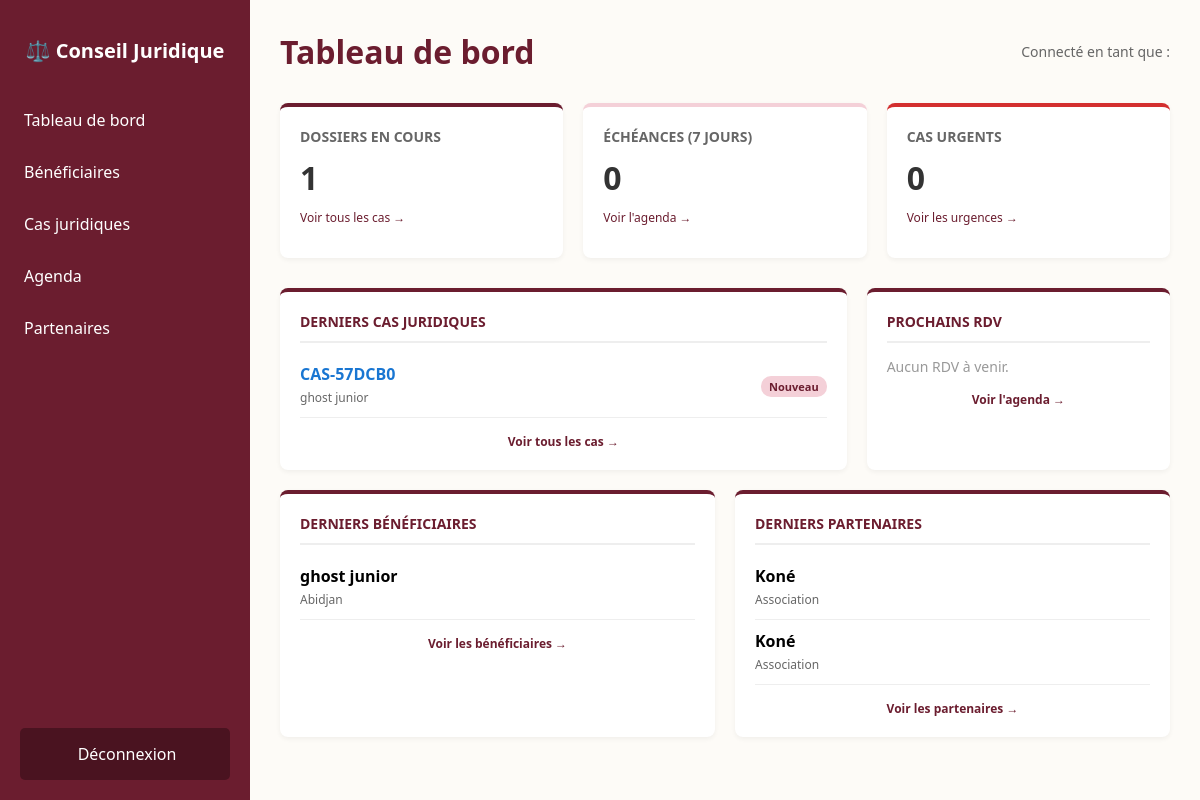
Page /dashboard/ on the earlier database version.
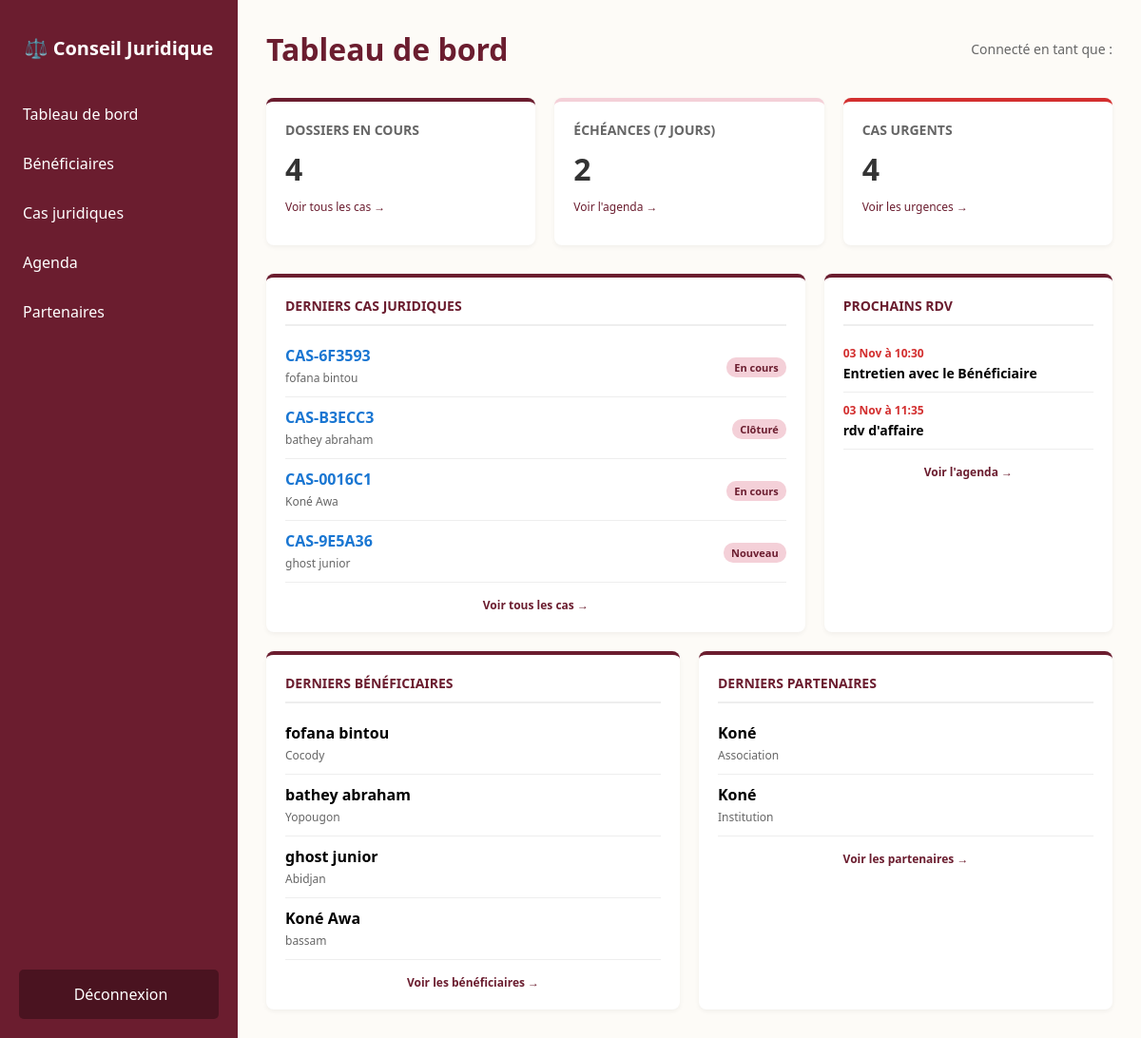
Same page on the later database version.
### core/models.py (models this page shows, shortened)
class Cas(models.Model):
    TYPE_CHOICES = [
        ('DROITS', 'Droits'),
        ('ETAT_CIVIL', 'État civil'),
        ('FONCIER', 'Foncier'),
        ('VIOLENCES', 'Violences'),
        ('AUTRE', 'Autre'),
    ]
    STATUT_CHOICES = [
        ('NOUVEAU', 'Nouveau'),
        ('EN_COURS', 'En cours'),
        ('ORIENTE', 'Orienté'),
        ('EN_ATTENTE', 'En attente'),
        ('RESOLU', 'Résolu'),
        ('CLOTURE', 'Clôturé'),
    ]
    PRIORITE_CHOICES = [
        ('NORMALE', 'Normale'),
        ('URGENTE', 'Urgente'),
    ]
    beneficiaire = models.ForeignKey(Beneficiaire, on_delete=models.CASCADE, related_name='cas')
    reference = models.CharField(max_length=50, unique=True, blank=True)
    type_cas = models.CharField(max_length=20, choices=TYPE_CHOICES, default='AUTRE')
    description = models.TextField()
    statut = models.CharField(max_length=20, choices=STATUT_CHOICES, default='NOUVEAU')
    priorite = models.CharField(max_length=20, choices=PRIORITE_CHOICES, default='NORMALE')
    date_ouverture = models.DateTimeField(auto_now_add=True)
    date_cloture = models.DateTimeField(blank=True, null=True)
    juriste = models.ForeignKey(User, on_delete=models.SET_NULL, null=True, blank=True)
    est_supprime = models.BooleanField(default=False)

class Beneficiaire(models.Model):
    nom = models.CharField(max_length=100)
    prenom = models.CharField(max_length=100)
    date_naissance = models.DateField(blank=True, null=True)
    telephone = models.CharField(max_length=20)
    adresse = models.TextField(blank=True, null=True)
    zone = models.CharField(max_length=100)
    date_enregistrement = models.DateTimeField(auto_now_add=True)
    est_supprime = models.BooleanField(default=False)

class Partenaire(models.Model):
    TYPE_CHOICES = [
        ('AVOCAT', 'Avocat'),
        ('ASSOCIATION', 'Association'),
        ('INSTITUTION', 'Institution'),
    ]
    nom = models.CharField(max_length=255)
    type_partenaire = models.CharField(max_length=20, choices=TYPE_CHOICES, default='AVOCAT')
    telephone = models.CharField(max_length=20)
    email = models.EmailField(blank=True, null=True)
    adresse = models.TextField(blank=True, null=True)
    est_supprime = models.BooleanField(default=False)

class RendezVous(models.Model):
    TYPE_CHOICES = [
        ('CONSULTATION', 'Consultation'),
        ('AUDIENCE', 'Audience'),
        ('ECHEANCE', 'Échéance'),
    ]
    cas = models.ForeignKey(Cas, on_delete=models.CASCADE, related_name='rendez_vous')
    date_heure = models.DateTimeField()
    lieu = models.CharField(max_length=255)
    objet = models.CharField(max_length=255)
    type_rdv = models.CharField(max_length=20, choices=TYPE_CHOICES, default='CONSULTATION')
    est_supprime = models.BooleanField(default=False)

### core/views.py (the view)
# urls.py: path('dashboard/', views.dashboard_view, name='dashboard'),
def dashboard_view(request):
    nombre_cas = Cas.objects.filter(est_supprime=False).count()
    nombre_urgents = Cas.objects.filter(est_supprime=False, priorite='URGENTE').count()
    aujourd_hui = timezone.now()
    dans_7_jours = aujourd_hui + datetime.timedelta(days=7)
    nombre_echeances = RendezVous.objects.filter(est_supprime=False, date_heure__range=(aujourd_hui, dans_7_jours)).count()
    derniers_benefs = Beneficiaire.objects.filter(est_supprime=False).order_by('-date_enregistrement')[:5]
    derniers_cas = Cas.objects.filter(est_supprime=False).order_by('-date_ouverture')[:5]
    prochains_rdv = RendezVous.objects.filter(est_supprime=False, date_heure__gte=aujourd_hui).order_by('date_heure')[:5]
    derniers_partenaires = Partenaire.objects.filter(est_supprime=False).order_by('-id')[:5]
    context = {
        'nombre_cas': nombre_cas,
        'nombre_urgents': nombre_urgents,
        'nombre_echeances': nombre_echeances,
        'derniers_benefs': derniers_benefs,
        'derniers_cas': derniers_cas,
        'prochains_rdv': prochains_rdv,
        'derniers_partenaires': derniers_partenaires,
    }
    return render(request, 'core/dashboard.html', context)

### core/templates/core/dashboard.html (shortened to what the changed rows need)
{% extends 'core/base.html' %}
{% block content %}
    <div class="header">
        <h1>Tableau de bord</h1>
    </div>
    <div class="cards-container">
        <a href="{% url 'cas_juridiques' %}" class="card" style="text-decoration: none; color: inherit; display: block; transition: transform 0.2s;" onmouseover="this.style.transform='scale(1.02)'" onmouseout="this.style.transform='scale(1)'">
            <h3>Dossiers en cours</h3>
            <div class="number">{{ nombre_cas }}</div>
            <p style="font-size: 12px; color: #6B1D2F; margin-top: 10px;">Voir tous les cas →</p>
        </a>
        <a href="{% url 'agenda' %}" class="card" style="text-decoration: none; color: inherit; display: block; border-top-color: #F4D0D8; transition: transform 0.2s;" onmouseover="this.style.transform='scale(1.02)'" onmouseout="this.style.transform='scale(1)'">
            <h3>Échéances (7 jours)</h3>
            <div class="number">{{ nombre_echeances }}</div>
            <p style="font-size: 12px; color: #6B1D2F; margin-top: 10px;">Voir l'agenda →</p>
        </a>
        <a href="{% url 'cas_juridiques' %}" class="card" style="text-decoration: none; color: inherit; display: block; border-top-color: #D32F2F; transition: transform 0.2s;" onmouseover="this.style.transform='scale(1.02)'" onmouseout="this.style.transform='scale(1)'">
            <h3>Cas urgents</h3>
            <div class="number">{{ nombre_urgents }}</div>
            <p style="font-size: 12px; color: #6B1D2F; margin-top: 10px;">Voir les urgences →</p>
        </a>
    </div>
    <div style="display: flex; gap: 20px; margin-bottom: 20px;">
        <div class="card" style="flex: 2;">
            <table style="width: 100%; border-collapse: collapse;">
                <tbody>
                    {% for c in derniers_cas %}
                    <tr style="border-bottom: 1px solid #eee;">
                        <td style="padding: 10px 0;">
                            <a href="{% url 'detail_cas' c.id %}" style="color: #1976D2; font-weight: bold; text-decoration: none;">{{ c.reference }}</a><br>
                            <span style="font-size: 12px; color: #666;">{{ c.beneficiaire.nom }} {{ c.beneficiaire.prenom }}</span>
                        </td>
                        <td style="padding: 10px 0; text-align: right;">
                            <span style="background: #F4D0D8; color: #6B1D2F; padding: 3px 8px; border-radius: 10px; font-size: 11px; font-weight: bold;">{{ c.get_statut_display }}</span>
                        </td>
                    </tr>
                    {% empty %}
                    <tr><td colspan="2" style="padding: 10px; text-align: center; color: #999;">Aucun cas.</td></tr>
                    {% endfor %}
                </tbody>
            </table>
        </div>
        <div class="card" style="flex: 1;">
            <h3 style="margin-top: 0; border-bottom: 2px solid #eee; padding-bottom: 10px; color: #6B1D2F;">Prochains RDV</h3>
            {% for rdv in prochains_rdv %}
            <div style="padding: 10px 0; border-bottom: 1px solid #eee;">
                <div style="font-size: 12px; color: #D32F2F; font-weight: bold;">{{ rdv.date_heure|date:"d M à H:i" }}</div>
                <div style="font-weight: bold; font-size: 14px; margin-top: 3px;">{{ rdv.objet }}</div>
            </div>
            {% empty %}
            <p style="color: #999; font-size: 14px;">Aucun RDV à venir.</p>
            {% endfor %}
            <a href="{% url 'agenda' %}" style="display: block; text-align: center; margin-top: 15px; font-size: 12px; color: #6B1D2F; font-weight: bold; text-decoration: none;">Voir l'agenda →</a>
        </div>
    </div>
    <div style="display: flex; gap: 20px;">
        <div class="card" style="flex: 1;">
            <table style="width: 100%; border-collapse: collapse;">
                <tbody>
                    {% for b in derniers_benefs %}
                    <tr style="border-bottom: 1px solid #eee;">
                        <td style="padding: 10px 0;">
                            <strong>{{ b.nom }} {{ b.prenom }}</strong><br>
                            <span style="font-size: 12px; color: #666;">{{ b.zone }}</span>
                        </td>
                    </tr>
                    {% empty %}
                    <tr><td style="padding: 10px; text-align: center; color: #999;">Aucun bénéficiaire.</td></tr>
                    {% endfor %}
                </tbody>
            </table>
        </div>
        <div class="card" style="flex: 1;">
            <table style="width: 100%; border-collapse: collapse;">
                <tbody>
                    {% for p in derniers_partenaires %}
                    <tr style="border-bottom: 1px solid #eee;">
                        <td style="padding: 10px 0;">
                            <strong>{{ p.nom }}</strong><br>
                            <span style="font-size: 12px; color: #666;">{{ p.get_type_partenaire_display }}</span>
                        </td>
                    </tr>
                    {% empty %}
                    <tr><td style="padding: 10px; text-align: center; color: #999;">Aucun partenaire.</td></tr>
                    {% endfor %}
                </tbody>
            </table>
        </div>
    </div>
{% endblock %}

Differences in the rows shown:
no longer on this page (row edited): Cas: reference "CAS-57DCB0", beneficiaire.nom "ghost", beneficiaire.prenom "junior", statut "Nouveau"
added Cas: reference "CAS-6F3593", beneficiaire.nom "fofana", beneficiaire.prenom "bintou", statut "En cours"
added Cas: reference "CAS-B3ECC3", beneficiaire.nom "bathey", beneficiaire.prenom "abraham", statut "Clôturé"
added Cas: reference "CAS-0016C1", beneficiaire.nom "Koné", beneficiaire.prenom "Awa", statut "En cours"
now on this page (row edited): Cas: reference "CAS-9E5A36", beneficiaire.nom "ghost", beneficiaire.prenom "junior", statut "Nouveau"
added RendezVous: date_heure "03 Nov à 10:30", objet "Entretien avec le Bénéficiaire"
added RendezVous: date_heure "03 Nov à 11:35", objet "rdv d'affaire"
added Beneficiaire: nom "fofana", prenom "bintou", zone "Cocody"
added Beneficiaire: nom "bathey", prenom "abraham", zone "Yopougon"
now on this page (row edited): Beneficiaire: nom "Koné", prenom "Awa", zone "bassam"
changed Partenaire: type_partenaire "Association" → "Institution"
Other differences:
{{ nombre_cas }}: "1" → "4"
{{ nombre_echeances }}: "0" → "2"
{{ nombre_urgents }}: "0" → "4"
text no longer shown: "Aucun RDV à venir."
